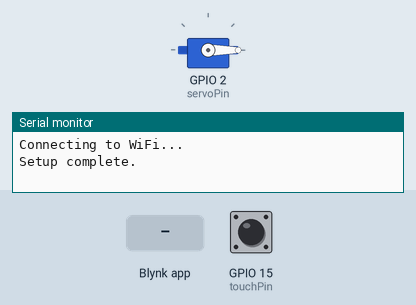
This sketch was run on a simulated ESP32. Shown: servo, the last lines printed to the serial monitor. The test bench sets the inputs (shaded band); at power-on: GPIO 15 (touchPin) LOW. WiFi joins after 1.5 s; servers stay silent unless stated; servo pulses on a pin are drawn as a servo (544–2400 µs = 0–180°).

Above: at 3.0 s.
3.1 s: GPIO 15 (touchPin) pulled HIGH for 0.15 s
At 3.6 s:
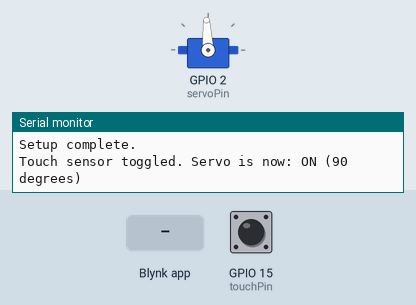
4.7 s: Blynk app writes 1 to V2
At 5.0 s:
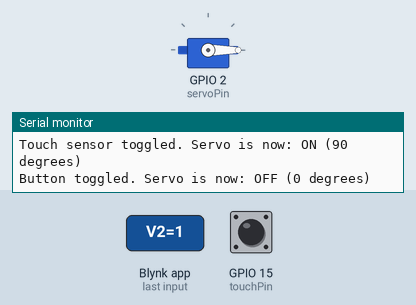
6.2 s: Blynk app writes 0 to V2
At 7.2 s:
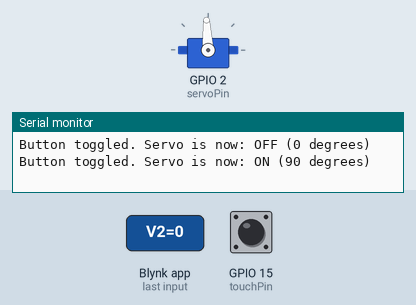
7.7 s: GPIO 15 (touchPin) pulled HIGH for 1 s
At 8.4 s:
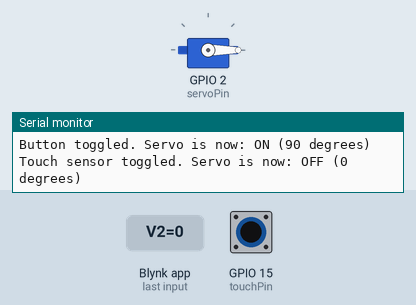
10.2 s: GPIO 15 (touchPin) pulled HIGH for 3.2 s
At 10.5 s:
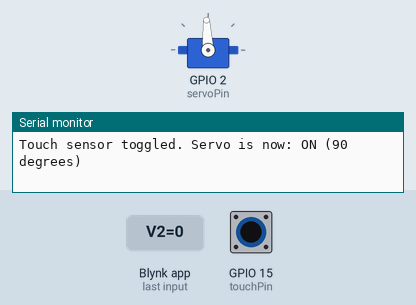
14.9 s: Blynk app writes 200 to V2
At 16.2 s:
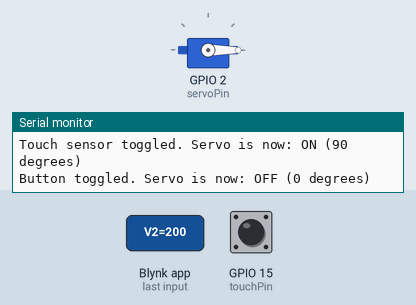
Timing chart, 0 to 17.4 s (numbered marks = the images above; inputs shaded):
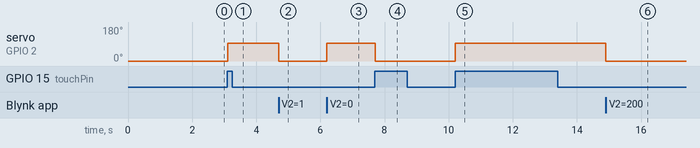

The sketch:

finalprojectcode.ino
```cpp
#define BLYNK_TEMPLATE_ID           "TMPL6Q2cymGGo"
#define BLYNK_TEMPLATE_NAME         "Quickstart Template"
#define BLYNK_AUTH_TOKEN            "3gJ0ZxdVyNMh4N-F9OJoaiWs4Vt2t6z8"

#include <WiFi.h>
#include <BlynkSimpleEsp32.h>

// Wi-Fi credentials
char ssid[] = "AbuMalik_2.4G";
char pass[] = "0500056388";

// Servo motor parameters
const int servoPin = 2;
const int pwmChannel = 0;
const int frequency = 50; // 50 Hz for standard servos
const int resolution = 16;
const int minPulseWidth = 500;  // Minimum pulse width in microseconds
const int maxPulseWidth = 2500; // Maximum pulse width in microseconds

// Touch sensor pin
const int touchPin = 15;

// Servo state variables
bool isServoOn = false;      // Track whether the servo is "on" (90 degrees)
bool lastTouchState = LOW;   // Store the last state of the touch sensor
int currentAngle = 0;        // Current angle of the servo (0 or 90 degrees)

// Function to map angle to PWM duty cycle
int angleToDutyCycle(int angle) {
  return map(angle, 0, 180, (minPulseWidth * pow(2, resolution)) / 20000,
             (maxPulseWidth * pow(2, resolution)) / 20000);
}

// Blynk Virtual Button Handler (V2)
BLYNK_WRITE(V2) {
  // Toggle the servo state
  isServoOn = !isServoOn;

  // Update the servo position
  int targetAngle = isServoOn ? 90 : 0; // 90 degrees for "on", 0 degrees for "off"
  currentAngle = targetAngle;          // Synchronize with the current angle
  int dutyCycle = angleToDutyCycle(targetAngle);
  ledcWrite(pwmChannel, dutyCycle);

  // Send updated state to Blynk
  sendServoStateToBlynk();

  // Debug output
  Serial.print("Button toggled. Servo is now: ");
  Serial.println(isServoOn ? "ON (90 degrees)" : "OFF (0 degrees)");
}

// Function to send the servo state to Blynk (V1)
void sendServoStateToBlynk() {
  Blynk.virtualWrite(V1, isServoOn ? 1 : 0); // Send 1 for ON, 0 for OFF
}

void setup() {
  // Start Serial Monitor
  Serial.begin(115200);

  // Connect to Wi-Fi and Blynk
  Serial.println("Connecting to WiFi...");
  Blynk.begin(BLYNK_AUTH_TOKEN, ssid, pass);

  // Configure servo PWM channel
  ledcSetup(pwmChannel, frequency, resolution);
  ledcAttachPin(servoPin, pwmChannel);

  // Initialize servo to 0 degrees
  int dutyCycle = angleToDutyCycle(0);
  ledcWrite(pwmChannel, dutyCycle);

  // Configure touch sensor
  pinMode(touchPin, INPUT_PULLDOWN);

  Serial.println("Setup complete.");
}

void loop() {
  // Keep Blynk running
  Blynk.run();

  // Read the current state of the touch sensor
  bool touchState = digitalRead(touchPin);

  // Check if the touch sensor state has changed
  if (touchState == HIGH && lastTouchState == LOW) {
    // Toggle the servo state
    isServoOn = !isServoOn;

    // Update the servo position
    int targetAngle = isServoOn ? 90 : 0; // 90 degrees for "on", 0 degrees for "off"
    currentAngle = targetAngle;          // Synchronize with the current angle
    int dutyCycle = angleToDutyCycle(targetAngle);
    ledcWrite(pwmChannel, dutyCycle);

    // Send the updated state to Blynk
    sendServoStateToBlynk();

    // Debug output
    Serial.print("Touch sensor toggled. Servo is now: ");
    Serial.println(isServoOn ? "ON (90 degrees)" : "OFF (0 degrees)");

    // Debounce delay
    delay(50);
  }

  // Update the last touch state
  lastTouchState = touchState;

  // Small delay to reduce processing load
  delay(10);
}
```

Measured:
- after the input at 3.1 s, servo on GPIO 2 (servoPin): 0° → 93° at once
- after the input at 4.7 s, servo on GPIO 2 (servoPin): 93° → 0° at once
- after the input at 6.2 s, servo on GPIO 2 (servoPin): 0° → 93° at once
- after the input at 7.7 s, servo on GPIO 2 (servoPin): 93° → 0° at once
- after the input at 10.2 s, servo on GPIO 2 (servoPin): 0° → 93° at once
- after the input at 14.9 s, servo on GPIO 2 (servoPin): 93° → 0° at once
